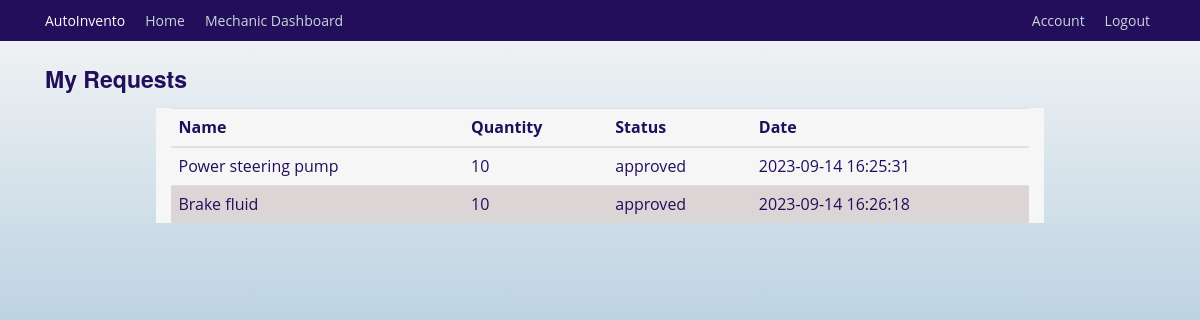
/view_requests (signed in), run on an earlier commit of the app's database.
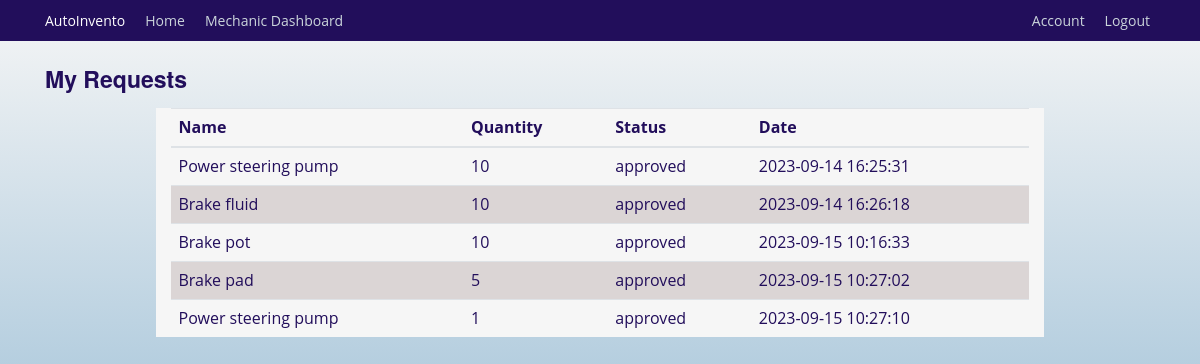
And on a later commit of the database.
### autoinvento/models.py (models this page shows, shortened)
class InventoryRequest(db.Model):
    __tablename__ = 'inventory_request'
    id = db.Column(db.Integer, primary_key=True)
    mechanic_id = db.Column(db.Integer, db.ForeignKey('mechanics.id'), nullable=False)  # User who made the request
    item_id = db.Column(db.Integer, db.ForeignKey('inventory_item.id'), nullable=False)  # Requested item
    quantity_requested = db.Column(db.Integer, nullable=False)
    status = db.Column(db.String(20), default='pending')  # Status can be 'pending', 'approved' or 'rejected'
    request_timestamp = db.Column(db.DateTime, default=db.func.current_timestamp(), nullable=False)
    requester = db.relationship('Mechanics', back_populates='requests', lazy=True)
    requested_item = db.relationship('InventoryItem', back_populates='requests')

class InventoryItem(db.Model):
    id = db.Column(db.Integer, primary_key=True)
    name = db.Column(db.String(128), unique=True, nullable=False, index=True)
    quantity = db.Column(db.Integer, nullable=False)
    category = db.Column(db.String(50), nullable=False)
    low_stock_threshold = db.Column(db.Integer, default=10)
    date_added = db.Column(db.DateTime, default=datetime.utcnow)
    supplier_id = db.Column(db.Integer, db.ForeignKey('supplier.id'))
    supplier = db.relationship('Supplier', back_populates='items')
    usage_logs = db.relationship('UsageLog', back_populates='items', cascade='all, delete-orphan')
    notifications = db.relationship('Notification', back_populates='items', cascade='all, delete-orphan')
    requests = db.relationship('InventoryRequest', back_populates='requested_item')

### autoinvento/users/routes.py (the view)
@users.route('/view_requests', methods=['GET'])
@login_required
def view_requests():
    mechanic_requests = (
        InventoryRequest.query
        .filter_by(mechanic_id=current_user.id)
        .join(InventoryItem)  # Join the InventoryItem table
        .add_columns(InventoryItem.name, InventoryRequest.quantity_requested, InventoryRequest.status, InventoryRequest.request_timestamp)
        .all()
    )
    return render_template('view_requests.html', title='View Requests', requests=mechanic_requests)

### autoinvento/models.py (called while the page is built)
@login_manager.user_loader
def load_user(mechanic_id):
    return Mechanics.query.get(int(mechanic_id))

### autoinvento/templates/view_requests.html
{% extends "base.html" %}
{% block content %}
    <h3 class="mt-4">My Requests</h3>
    <div class="container mt-2 background mt-4">
    <table class="table">
        <thead>
        <tr>
            <th>Name</th>
            <th>Quantity</th>
            <th>Status</th>
            <th>Date</th>
        </tr>
        </thead>
        <tbody>
            {% for request in requests %}
        <tr>
            <td>{{ request.name }}</td>
            <td>{{ request.quantity_requested }}</td>
            <td>{{ request.status }}</td>
            <td>{{ request.request_timestamp }} </td>
        </tr>
        {% endfor %}
        </tbody>
        </table>
    </div>
{% endblock %}

### autoinvento/templates/base.html (shortened to what this page needs)
<html lang="en">
<head>
    <link rel="stylesheet" href="https://cdn.jsdelivr.net/npm/bootstrap-icons@1.10.5/font/bootstrap-icons.css">
    <link rel="stylesheet" href="https://maxcdn.bootstrapcdn.com/bootstrap/4.0.0/css/bootstrap.min.css">
    <link rel="stylesheet" href="{{ url_for('static', filename='css/styles.css') }}">
</head>
<body>
    <header class="site-header">
        <nav class="navbar navbar-expand-md navbar-dark bg-steel fixed-top">
          <div class="container">
            <a class="navbar-brand mr-4" href="{{ url_for('main.index') }}">AutoInvento</a>
            <div class="collapse navbar-collapse" id="navbarToggle">
              <div class="navbar-nav mr-auto">
                {% if current_user.is_authenticated %}
                  <a class="nav-item nav-link" href="{{ url_for('main.index') }}">Home</a>
                  {% if not current_user.is_superuser %}
                    <a class="nav-item nav-link" href="{{ url_for('users.mechanic_dashboard') }}">Mechanic Dashboard</a>
                  {% endif %}
                {% endif %}
              </div>
              <div class="navbar-nav">
                {% if current_user.is_authenticated %}
                    <a class="nav-item nav-link" href="{{ url_for('users.account') }}">Account</a>
                    <a class="nav-item nav-link" href="{{ url_for('users.logout') }}">Logout</a>
                {% else %}
                  <a class="nav-item nav-link" href="{{ url_for('users.login') }}">Login</a>
                {% endif %}
              </div>
            </div>
          </div>
        </nav>
      </header>
      <main role="main" class="container sec">
        <div class="row">
          <div class="col-md-12">
            {% block content %}{% endblock %}
          </div>
        </div>
      </main>
  </body>
</html>

### autoinvento/static/css/styles.css (style rules this page uses)
:root { --color-primary: #220e5b; --color-black: #090909; --text-color: var(--color-black); --color-white: #ffffff; --color-background: #f6f6f6; --font-family-base: "Open Sans", "Helvetica Neue", Helvetica, Arial, sans-serif; --font-family-title: "Raleway", "Helvetica Neue", Helvetica, Arial, sans-serif; --font-size-small: 1.2rem; --font-size-medium: 1.4rem; --font-size-large: 1.8rem; --font-size-x-large: 2.3rem; --font-size-xx-large: 3.5rem; --font-weight-regular: 400; --font-weight-bold: 700; --nav-item-font-family: var(--font-family-title); --nav-item-font-weight: var(--font-weight-bold); --nav-item-font-size: var(--font-size-medium); --nav-item-letter-spacing: 0.04rem; --nav-item-display: inline-block; --nav-item-margin: 0 0 3rem 0; --nav-item-link-hover: var(--color-white); --section-tagline-margin: 0; --button-display: inline-block; }
html { scroll-behavior: smooth; font-size: 62.5%; }
body { background: linear-gradient(180deg, var(--color-background), #689fc4); color: var(--color-primary); margin-top: 5rem; font-family: var(--font-family-base); font-size: var(--font-size-medium); font-weight: var(--font-weight-regular); }
h1, h2, h3, h4, h5, h6 { color: var(--color-primary); font-family: var(--font-family-title); font-weight: var(--font-weight-bold); }
.navbar-brand.mr-4 { transform: none; font-size: var(--font-size-medium); }
.navbar-nav { gap: 10px; }
.bg-steel { background-color: var(--color-primary); }
.site-header .navbar-nav .nav-link { color: #cbd5db; }
tr:nth-child(even) { background-color: #dbd5d5; }
.col-md-12 h3 { font-size: var(--font-size-x-large); color: var(--color-primary); }
.container.background { margin-top: 20; background: var(--color-white); width: 80%; }
.container.mt-4 { background-color: var(--color-background); }

What changed in the data, as far as the page shows it:
added InventoryRequest: name "Brake pot", quantity_requested "10", status "approved", request_timestamp "2023-09-15 10:16:33"
added InventoryRequest: name "Brake pad", quantity_requested "5", status "approved", request_timestamp "2023-09-15 10:27:02"
added InventoryRequest: name "Power steering pump", quantity_requested "1", status "approved", request_timestamp "2023-09-15 10:27:10"
